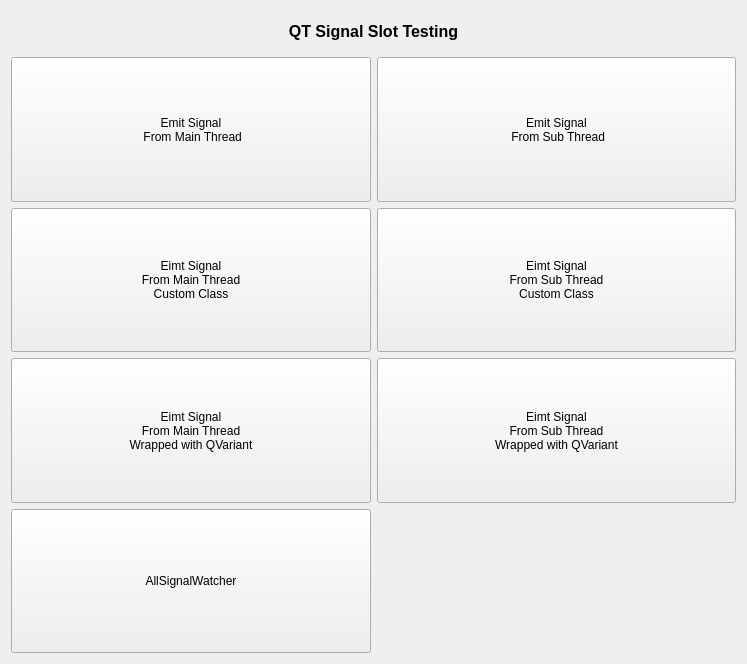
<?xml version="1.0" encoding="UTF-8"?>
<ui version="4.0">
 <class>MiscellaneousSignalSlot</class>
 <widget class="MiscellaneousBase" name="MiscellaneousSignalSlot">
  <property name="geometry">
   <rect>
    <x>0</x>
    <y>0</y>
    <width>747</width>
    <height>664</height>
   </rect>
  </property>
  <property name="windowTitle">
   <string>MiscellaneousSignalSlot</string>
  </property>
  <layout class="QVBoxLayout" name="verticalLayout">
   <item>
    <layout class="QHBoxLayout" name="horizontalLayout">
     <item>
      <widget class="QLabel" name="lbTitle">
       <property name="minimumSize">
        <size>
         <width>0</width>
         <height>40</height>
        </size>
       </property>
       <property name="font">
        <font>
         <pointsize>12</pointsize>
         <weight>75</weight>
         <bold>true</bold>
        </font>
       </property>
       <property name="text">
        <string>QT Signal Slot Testing</string>
       </property>
       <property name="alignment">
        <set>Qt::AlignCenter</set>
       </property>
      </widget>
     </item>
    </layout>
   </item>
   <item>
    <layout class="QGridLayout" name="gridLayout">
     <item row="0" column="1">
      <widget class="QPushButton" name="btnEmitSignalSubThread">
       <property name="sizePolicy">
        <sizepolicy hsizetype="Expanding" vsizetype="Expanding">
         <horstretch>0</horstretch>
         <verstretch>0</verstretch>
        </sizepolicy>
       </property>
       <property name="text">
        <string>Emit Signal
 From Sub Thread</string>
       </property>
      </widget>
     </item>
     <item row="1" column="1">
      <widget class="QPushButton" name="btnEmitSignalSubThreadCustomClass">
       <property name="sizePolicy">
        <sizepolicy hsizetype="Expanding" vsizetype="Expanding">
         <horstretch>0</horstretch>
         <verstretch>0</verstretch>
        </sizepolicy>
       </property>
       <property name="text">
        <string>Eimt Signal
From Sub Thread
Custom Class</string>
       </property>
      </widget>
     </item>
     <item row="2" column="0">
      <widget class="QPushButton" name="btnEmitSignalMainThreadQVariant">
       <property name="sizePolicy">
        <sizepolicy hsizetype="Expanding" vsizetype="Expanding">
         <horstretch>0</horstretch>
         <verstretch>0</verstretch>
        </sizepolicy>
       </property>
       <property name="text">
        <string>Eimt Signal
From Main Thread
Wrapped with QVariant</string>
       </property>
      </widget>
     </item>
     <item row="0" column="0">
      <widget class="QPushButton" name="btnEmitSignalMainThread">
       <property name="sizePolicy">
        <sizepolicy hsizetype="Expanding" vsizetype="Expanding">
         <horstretch>0</horstretch>
         <verstretch>0</verstretch>
        </sizepolicy>
       </property>
       <property name="text">
        <string>Emit Signal
 From Main Thread</string>
       </property>
      </widget>
     </item>
     <item row="1" column="0">
      <widget class="QPushButton" name="btnEmitSignalMainThreadCustomClass">
       <property name="sizePolicy">
        <sizepolicy hsizetype="Expanding" vsizetype="Expanding">
         <horstretch>0</horstretch>
         <verstretch>0</verstretch>
        </sizepolicy>
       </property>
       <property name="text">
        <string>Eimt Signal
From Main Thread
Custom Class</string>
       </property>
      </widget>
     </item>
     <item row="2" column="1">
      <widget class="QPushButton" name="btnEmitSignalSubThreadQVariant">
       <property name="sizePolicy">
        <sizepolicy hsizetype="Expanding" vsizetype="Expanding">
         <horstretch>0</horstretch>
         <verstretch>0</verstretch>
        </sizepolicy>
       </property>
       <property name="text">
        <string>Eimt Signal
From Sub Thread
Wrapped with QVariant</string>
       </property>
      </widget>
     </item>
     <item row="3" column="0">
      <widget class="QPushButton" name="btnAllSignalWatcher">
       <property name="sizePolicy">
        <sizepolicy hsizetype="Expanding" vsizetype="Expanding">
         <horstretch>0</horstretch>
         <verstretch>0</verstretch>
        </sizepolicy>
       </property>
       <property name="text">
        <string>AllSignalWatcher</string>
       </property>
      </widget>
     </item>
    </layout>
   </item>
  </layout>
 </widget>
 <layoutdefault spacing="6" margin="11"/>
 <customwidgets>
  <customwidget>
   <class>MiscellaneousBase</class>
   <extends>QWidget</extends>
   <header>miscellaneousbase.h</header>
   <container>1</container>
  </customwidget>
 </customwidgets>
 <resources/>
 <connections/>
</ui>
